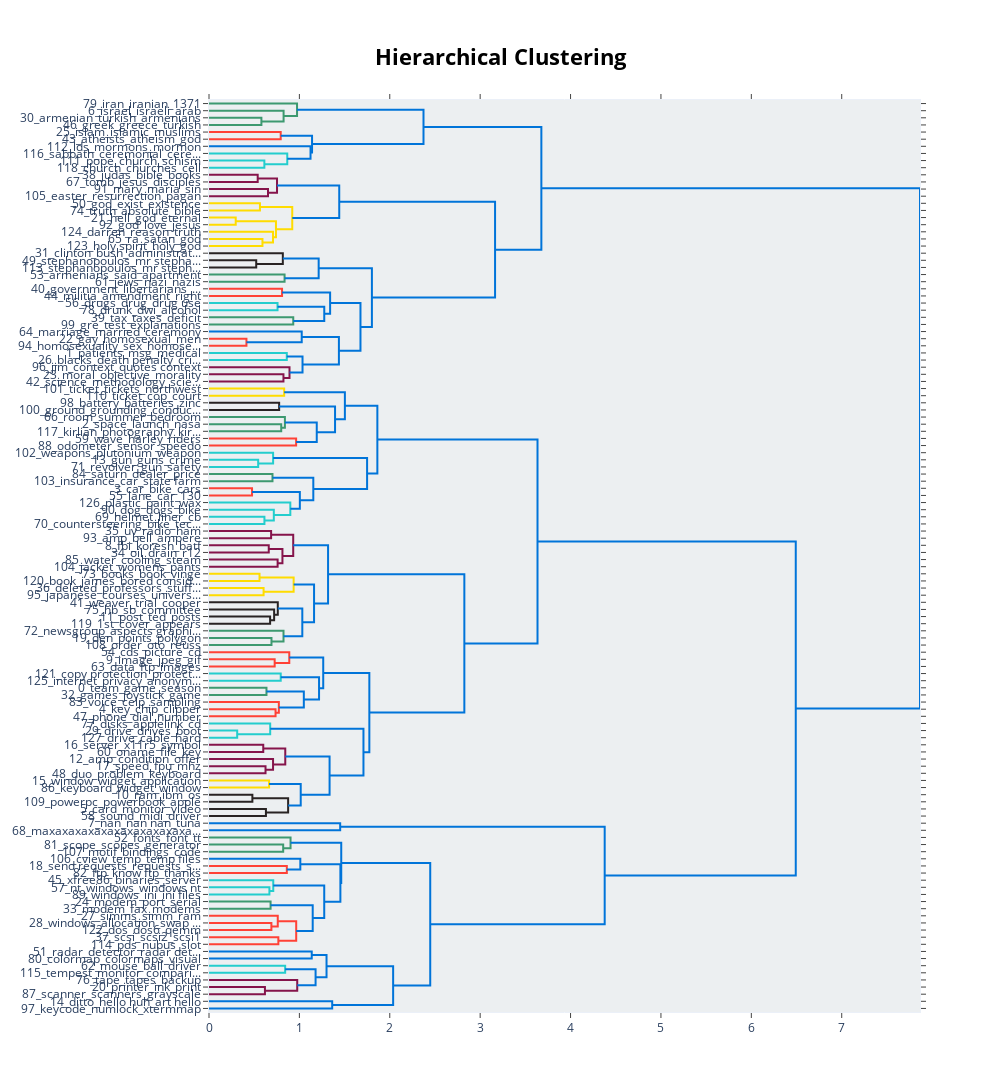

Notebook cell for this chart:
### Code cell
model.visualize_hierarchy()

### Figure 1 — Plotly figure (JSON) as saved in the notebook; plotly's stock layout.template omitted (floating-point values rounded to 4 significant figures)
{"data": [{"hoverinfo": "text", "marker": {"color": "rgb(61,153,112)"}, "mode": "lines", "type": "scatter", "x": [0, 0.5797, 0.5797, 0], "xaxis": "x", "y": [-25, -25, -35, -35], "yaxis": "y"}, {"hoverinfo": "text", "marker": {"color": "rgb(61,153,112)"}, "mode": "lines", "type": "scatter", "x": [0, 0.8252, 0.8252, 0.5797], "xaxis": "x", "y": [-15, -15, -30, -30], "yaxis": "y"}, {"hoverinfo": "text", "marker": {"color": "rgb(61,153,112)"}, "mode": "lines", "type": "scatter", "x": [0, 0.974, 0.974, 0.8252], "xaxis": "x", "y": [-5, -5, -22.5, -22.5], "yaxis": "y"}, {"hoverinfo": "text", "marker": {"color": "rgb(255,65,54)"}, "mode": "lines", "type": "scatter", "x": [0, 0.7933, 0.7933, 0], "xaxis": "x", "y": [-45, -45, -55, -55], "yaxis": "y"}, {"hoverinfo": "text", "marker": {"color": "rgb(35,205,205)"}, "mode": "lines", "type": "scatter", "x": [0, 0.6125, 0.6125, 0], "xaxis": "x", "y": [-85, -85, -95, -95], "yaxis": "y"}, {"hoverinfo": "text", "marker": {"color": "rgb(35,205,205)"}, "mode": "lines", "type": "scatter", "x": [0, 0.8658, 0.8658, 0.6125], "xaxis": "x", "y": [-75, -75, -90, -90], "yaxis": "y"}, {"hoverinfo": "text", "marker": {"color": "rgb(0,116,217)"}, "mode": "lines", "type": "scatter", "x": [0, 1.123, 1.123, 0.8658], "xaxis": "x", "y": [-65, -65, -82.5, -82.5], "yaxis": "y"}, {"hoverinfo": "text", "marker": {"color": "rgb(0,116,217)"}, "mode": "lines", "type": "scatter", "x": [0.7933, 1.14, 1.14, 1.123], "xaxis": "x", "y": [-50, -50, -73.75, -73.75], "yaxis": "y"}, {"hoverinfo": "text", "marker": {"color": "rgb(0,116,217)"}, "mode": "lines", "type": "scatter", "x": [0.974, 2.373, 2.373, 1.14], "xaxis": "x", "y": [-13.75, -13.75, -61.88, -61.88], "yaxis": "y"}, {"hoverinfo": "text", "marker": {"color": "rgb(133,20,75)"}, "mode": "lines", "type": "scatter", "x": [0, 0.5387, 0.5387, 0], "xaxis": "x", "y": [-105, -105, -115, -115], "yaxis": "y"}, {"hoverinfo": "text", "marker": {"color": "rgb(133,20,75)"}, "mode": "lines", "type": "scatter", "x": [0, 0.6527, 0.6527, 0], "xaxis": "x", "y": [-125, -125, -135, -135], "yaxis": "y"}, {"hoverinfo": "text", "marker": {"color": "rgb(133,20,75)"}, "mode": "lines", "type": "scatter", "x": [0.5387, 0.7525, 0.7525, 0.6527], "xaxis": "x", "y": [-110, -110, -130, -130], "yaxis": "y"}, {"hoverinfo": "text", "marker": {"color": "rgb(255,220,0)"}, "mode": "lines", "type": "scatter", "x": [0, 0.5637, 0.5637, 0], "xaxis": "x", "y": [-145, -145, -155, -155], "yaxis": "y"}, {"hoverinfo": "text", "marker": {"color": "rgb(255,220,0)"}, "mode": "lines", "type": "scatter", "x": [0, 0.2956, 0.2956, 0], "xaxis": "x", "y": [-165, -165, -175, -175], "yaxis": "y"}, {"hoverinfo": "text", "marker": {"color": "rgb(255,220,0)"}, "mode": "lines", "type": "scatter", "x": [0, 0.5914, 0.5914, 0], "xaxis": "x", "y": [-195, -195, -205, -205], "yaxis": "y"}, {"hoverinfo": "text", "marker": {"color": "rgb(255,220,0)"}, "mode": "lines", "type": "scatter", "x": [0, 0.708, 0.708, 0.5914], "xaxis": "x", "y": [-185, -185, -200, -200], "yaxis": "y"}, {"hoverinfo": "text", "marker": {"color": "rgb(255,220,0)"}, "mode": "lines", "type": "scatter", "x": [0.2956, 0.7408, 0.7408, 0.708], "xaxis": "x", "y": [-170, -170, -192.5, -192.5], "yaxis": "y"}, {"hoverinfo": "text", "marker": {"color": "rgb(255,220,0)"}, "mode": "lines", "type": "scatter", "x": [0.5637, 0.921, 0.921, 0.7408], "xaxis": "x", "y": [-150, -150, -181.2, -181.2], "yaxis": "y"}, {"hoverinfo": "text", "marker": {"color": "rgb(0,116,217)"}, "mode": "lines", "type": "scatter", "x": [0.7525, 1.441, 1.441, 0.921], "xaxis": "x", "y": [-120, -120, -165.6, -165.6], "yaxis": "y"}, {"hoverinfo": "text", "marker": {"color": "rgb(40,35,35)"}, "mode": "lines", "type": "scatter", "x": [0, 0.5224, 0.5224, 0], "xaxis": "x", "y": [-225, -225, -235, -235], "yaxis": "y"}, {"hoverinfo": "text", "marker": {"color": "rgb(40,35,35)"}, "mode": "lines", "type": "scatter", "x": [0, 0.8168, 0.8168, 0.5224], "xaxis": "x", "y": [-215, -215, -230, -230], "yaxis": "y"}, {"hoverinfo": "text", "marker": {"color": "rgb(61,153,112)"}, "mode": "lines", "type": "scatter", "x": [0, 0.836, 0.836, 0], "xaxis": "x", "y": [-245, -245, -255, -255], "yaxis": "y"}, {"hoverinfo": "text", "marker": {"color": "rgb(0,116,217)"}, "mode": "lines", "type": "scatter", "x": [0.8168, 1.213, 1.213, 0.836], "xaxis": "x", "y": [-222.5, -222.5, -250, -250], "yaxis": "y"}, {"hoverinfo": "text", "marker": {"color": "rgb(255,65,54)"}, "mode": "lines", "type": "scatter", "x": [0, 0.8082, 0.8082, 0], "xaxis": "x", "y": [-265, -265, -275, -275], "yaxis": "y"}, {"hoverinfo": "text", "marker": {"color": "rgb(35,205,205)"}, "mode": "lines", "type": "scatter", "x": [0, 0.7582, 0.7582, 0], "xaxis": "x", "y": [-285, -285, -295, -295], "yaxis": "y"}, {"hoverinfo": "text", "marker": {"color": "rgb(61,153,112)"}, "mode": "lines", "type": "scatter", "x": [0, 0.9321, 0.9321, 0], "xaxis": "x", "y": [-305, -305, -315, -315], "yaxis": "y"}, {"hoverinfo": "text", "marker": {"color": "rgb(0,116,217)"}, "mode": "lines", "type": "scatter", "x": [0.7582, 1.275, 1.275, 0.9321], "xaxis": "x", "y": [-290, -290, -310, -310], "yaxis": "y"}, {"hoverinfo": "text", "marker": {"color": "rgb(0,116,217)"}, "mode": "lines", "type": "scatter", "x": [0.8082, 1.34, 1.34, 1.275], "xaxis": "x", "y": [-270, -270, -300, -300], "yaxis": "y"}, {"hoverinfo": "text", "marker": {"color": "rgb(255,65,54)"}, "mode": "lines", "type": "scatter", "x": [0, 0.4142, 0.4142, 0], "xaxis": "x", "y": [-335, -335, -345, -345], "yaxis": "y"}, {"hoverinfo": "text", "marker": {"color": "rgb(0,116,217)"}, "mode": "lines", "type": "scatter", "x": [0, 1.026, 1.026, 0.4142], "xaxis": "x", "y": [-325, -325, -340, -340], "yaxis": "y"}, {"hoverinfo": "text", "marker": {"color": "rgb(35,205,205)"}, "mode": "lines", "type": "scatter", "x": [0, 0.8606, 0.8606, 0], "xaxis": "x", "y": [-355, -355, -365, -365], "yaxis": "y"}, {"hoverinfo": "text", "marker": {"color": "rgb(133,20,75)"}, "mode": "lines", "type": "scatter", "x": [0, 0.8237, 0.8237, 0], "xaxis": "x", "y": [-385, -385, -395, -395], "yaxis": "y"}, {"hoverinfo": "text", "marker": {"color": "rgb(133,20,75)"}, "mode": "lines", "type": "scatter", "x": [0, 0.8905, 0.8905, 0.8237], "xaxis": "x", "y": [-375, -375, -390, -390], "yaxis": "y"}, {"hoverinfo": "text", "marker": {"color": "rgb(0,116,217)"}, "mode": "lines", "type": "scatter", "x": [0.8606, 1.035, 1.035, 0.8905], "xaxis": "x", "y": [-360, -360, -382.5, -382.5], "yaxis": "y"}, {"hoverinfo": "text", "marker": {"color": "rgb(0,116,217)"}, "mode": "lines", "type": "scatter", "x": [1.026, 1.437, 1.437, 1.035], "xaxis": "x", "y": [-332.5, -332.5, -371.2, -371.2], "yaxis": "y"}, {"hoverinfo": "text", "marker": {"color": "rgb(0,116,217)"}, "mode": "lines", "type": "scatter", "x": [1.34, 1.676, 1.676, 1.437], "xaxis": "x", "y": [-285, -285, -351.9, -351.9], "yaxis": "y"}, {"hoverinfo": "text", "marker": {"color": "rgb(0,116,217)"}, "mode": "lines", "type": "scatter", "x": [1.213, 1.802, 1.802, 1.676], "xaxis": "x", "y": [-236.2, -236.2, -318.4, -318.4], "yaxis": "y"}, {"hoverinfo": "text", "marker": {"color": "rgb(0,116,217)"}, "mode": "lines", "type": "scatter", "x": [1.441, 3.165, 3.165, 1.802], "xaxis": "x", "y": [-142.8, -142.8, -277.3, -277.3], "yaxis": "y"}, {"hoverinfo": "text", "marker": {"color": "rgb(0,116,217)"}, "mode": "lines", "type": "scatter", "x": [2.373, 3.677, 3.677, 3.165], "xaxis": "x", "y": [-37.81, -37.81, -210.1, -210.1], "yaxis": "y"}, {"hoverinfo": "text", "marker": {"color": "rgb(255,220,0)"}, "mode": "lines", "type": "scatter", "x": [0, 0.8317, 0.8317, 0], "xaxis": "x", "y": [-405, -405, -415, -415], "yaxis": "y"}, {"hoverinfo": "text", "marker": {"color": "rgb(40,35,35)"}, "mode": "lines", "type": "scatter", "x": [0, 0.7761, 0.7761, 0], "xaxis": "x", "y": [-425, -425, -435, -435], "yaxis": "y"}, {"hoverinfo": "text", "marker": {"color": "rgb(61,153,112)"}, "mode": "lines", "type": "scatter", "x": [0, 0.7989, 0.7989, 0], "xaxis": "x", "y": [-455, -455, -465, -465], "yaxis": "y"}, {"hoverinfo": "text", "marker": {"color": "rgb(61,153,112)"}, "mode": "lines", "type": "scatter", "x": [0, 0.8396, 0.8396, 0.7989], "xaxis": "x", "y": [-445, -445, -460, -460], "yaxis": "y"}, {"hoverinfo": "text", "marker": {"color": "rgb(255,65,54)"}, "mode": "lines", "type": "scatter", "x": [0, 0.9638, 0.9638, 0], "xaxis": "x", "y": [-475, -475, -485, -485], "yaxis": "y"}, {"hoverinfo": "text", "marker": {"color": "rgb(0,116,217)"}, "mode": "lines", "type": "scatter", "x": [0.8396, 1.192, 1.192, 0.9638], "xaxis": "x", "y": [-452.5, -452.5, -480, -480], "yaxis": "y"}, {"hoverinfo": "text", "marker": {"color": "rgb(0,116,217)"}, "mode": "lines", "type": "scatter", "x": [0.7761, 1.394, 1.394, 1.192], "xaxis": "x", "y": [-430, -430, -466.2, -466.2], "yaxis": "y"}, {"hoverinfo": "text", "marker": {"color": "rgb(0,116,217)"}, "mode": "lines", "type": "scatter", "x": [0.8317, 1.503, 1.503, 1.394], "xaxis": "x", "y": [-410, -410, -448.1, -448.1], "yaxis": "y"}, {"hoverinfo": "text", "marker": {"color": "rgb(35,205,205)"}, "mode": "lines", "type": "scatter", "x": [0, 0.5439, 0.5439, 0], "xaxis": "x", "y": [-505, -505, -515, -515], "yaxis": "y"}, {"hoverinfo": "text", "marker": {"color": "rgb(35,205,205)"}, "mode": "lines", "type": "scatter", "x": [0, 0.7093, 0.7093, 0.5439], "xaxis": "x", "y": [-495, -495, -510, -510], "yaxis": "y"}, {"hoverinfo": "text", "marker": {"color": "rgb(61,153,112)"}, "mode": "lines", "type": "scatter", "x": [0, 0.7024, 0.7024, 0], "xaxis": "x", "y": [-525, -525, -535, -535], "yaxis": "y"}, {"hoverinfo": "text", "marker": {"color": "rgb(255,65,54)"}, "mode": "lines", "type": "scatter", "x": [0, 0.4762, 0.4762, 0], "xaxis": "x", "y": [-545, -545, -555, -555], "yaxis": "y"}, {"hoverinfo": "text", "marker": {"color": "rgb(35,205,205)"}, "mode": "lines", "type": "scatter", "x": [0, 0.6132, 0.6132, 0], "xaxis": "x", "y": [-585, -585, -595, -595], "yaxis": "y"}, {"hoverinfo": "text", "marker": {"color": "rgb(35,205,205)"}, "mode": "lines", "type": "scatter", "x": [0, 0.7171, 0.7171, 0.6132], "xaxis": "x", "y": [-575, -575, -590, -590], "yaxis": "y"}, {"hoverinfo": "text", "marker": {"color": "rgb(35,205,205)"}, "mode": "lines", "type": "scatter", "x": [0, 0.8996, 0.8996, 0.7171], "xaxis": "x", "y": [-565, -565, -582.5, -582.5], "yaxis": "y"}, {"hoverinfo": "text", "marker": {"color": "rgb(0,116,217)"}, "mode": "lines", "type": "scatter", "x": [0.4762, 1.005, 1.005, 0.8996], "xaxis": "x", "y": [-550, -550, -573.8, -573.8], "yaxis": "y"}, {"hoverinfo": "text", "marker": {"color": "rgb(0,116,217)"}, "mode": "lines", "type": "scatter", "x": [0.7024, 1.154, 1.154, 1.005], "xaxis": "x", "y": [-530, -530, -561.9, -561.9], "yaxis": "y"}, {"hoverinfo": "text", "marker": {"color": "rgb(0,116,217)"}, "mode": "lines", "type": "scatter", "x": [0.7093, 1.749, 1.749, 1.154], "xaxis": "x", "y": [-502.5, -502.5, -545.9, -545.9], "yaxis": "y"}, {"hoverinfo": "text", "marker": {"color": "rgb(0,116,217)"}, "mode": "lines", "type": "scatter", "x": [1.503, 1.863, 1.863, 1.749], "xaxis": "x", "y": [-429.1, -429.1, -524.2, -524.2], "yaxis": "y"}, {"hoverinfo": "text", "marker": {"color": "rgb(133,20,75)"}, "mode": "lines", "type": "scatter", "x": [0, 0.6871, 0.6871, 0], "xaxis": "x", "y": [-605, -605, -615, -615], "yaxis": "y"}, {"hoverinfo": "text", "marker": {"color": "rgb(133,20,75)"}, "mode": "lines", "type": "scatter", "x": [0, 0.6612, 0.6612, 0], "xaxis": "x", "y": [-625, -625, -635, -635], "yaxis": "y"}, {"hoverinfo": "text", "marker": {"color": "rgb(133,20,75)"}, "mode": "lines", "type": "scatter", "x": [0, 0.7591, 0.7591, 0], "xaxis": "x", "y": [-645, -645, -655, -655], "yaxis": "y"}, {"hoverinfo": "text", "marker": {"color": "rgb(133,20,75)"}, "mode": "lines", "type": "scatter", "x": [0.6612, 0.8125, 0.8125, 0.7591], "xaxis": "x", "y": [-630, -630, -650, -650], "yaxis": "y"}, {"hoverinfo": "text", "marker": {"color": "rgb(133,20,75)"}, "mode": "lines", "type": "scatter", "x": [0.6871, 0.9317, 0.9317, 0.8125], "xaxis": "x", "y": [-610, -610, -640, -640], "yaxis": "y"}, {"hoverinfo": "text", "marker": {"color": "rgb(255,220,0)"}, "mode": "lines", "type": "scatter", "x": [0, 0.5589, 0.5589, 0], "xaxis": "x", "y": [-665, -665, -675, -675], "yaxis": "y"}, {"hoverinfo": "text", "marker": {"color": "rgb(255,220,0)"}, "mode": "lines", "type": "scatter", "x": [0, 0.6038, 0.6038, 0], "xaxis": "x", "y": [-685, -685, -695, -695], "yaxis": "y"}, {"hoverinfo": "text", "marker": {"color": "rgb(255,220,0)"}, "mode": "lines", "type": "scatter", "x": [0.5589, 0.9364, 0.9364, 0.6038], "xaxis": "x", "y": [-670, -670, -690, -690], "yaxis": "y"}, {"hoverinfo": "text", "marker": {"color": "rgb(40,35,35)"}, "mode": "lines", "type": "scatter", "x": [0, 0.6761, 0.6761, 0], "xaxis": "x", "y": [-725, -725, -735, -735], "yaxis": "y"}, {"hoverinfo": "text", "marker": {"color": "rgb(40,35,35)"}, "mode": "lines", "type": "scatter", "x": [0, 0.7205, 0.7205, 0.6761], "xaxis": "x", "y": [-715, -715, -730, -730], "yaxis": "y"}, {"hoverinfo": "text", "marker": {"color": "rgb(40,35,35)"}, "mode": "lines", "type": "scatter", "x": [0, 0.761, 0.761, 0.7205], "xaxis": "x", "y": [-705, -705, -722.5, -722.5], "yaxis": "y"}, {"hoverinfo": "text", "marker": {"color": "rgb(61,153,112)"}, "mode": "lines", "type": "scatter", "x": [0, 0.6913, 0.6913, 0], "xaxis": "x", "y": [-755, -755, -765, -765], "yaxis": "y"}, {"hoverinfo": "text", "marker": {"color": "rgb(61,153,112)"}, "mode": "lines", "type": "scatter", "x": [0, 0.8243, 0.8243, 0.6913], "xaxis": "x", "y": [-745, -745, -760, -760], "yaxis": "y"}, {"hoverinfo": "text", "marker": {"color": "rgb(0,116,217)"}, "mode": "lines", "type": "scatter", "x": [0.761, 1.032, 1.032, 0.8243], "xaxis": "x", "y": [-713.8, -713.8, -752.5, -752.5], "yaxis": "y"}, {"hoverinfo": "text", "marker": {"color": "rgb(0,116,217)"}, "mode": "lines", "type": "scatter", "x": [0.9364, 1.162, 1.162, 1.032], "xaxis": "x", "y": [-680, -680, -733.1, -733.1], "yaxis": "y"}, {"hoverinfo": "text", "marker": {"color": "rgb(0,116,217)"}, "mode": "lines", "type": "scatter", "x": [0.9317, 1.317, 1.317, 1.162], "xaxis": "x", "y": [-625, -625, -706.6, -706.6], "yaxis": "y"}, {"hoverinfo": "text", "marker": {"color": "rgb(255,65,54)"}, "mode": "lines", "type": "scatter", "x": [0, 0.7266, 0.7266, 0], "xaxis": "x", "y": [-785, -785, -795, -795], "yaxis": "y"}, {"hoverinfo": "text", "marker": {"color": "rgb(255,65,54)"}, "mode": "lines", "type": "scatter", "x": [0, 0.8882, 0.8882, 0.7266], "xaxis": "x", "y": [-775, -775, -790, -790], "yaxis": "y"}, {"hoverinfo": "text", "marker": {"color": "rgb(35,205,205)"}, "mode": "lines", "type": "scatter", "x": [0, 0.7935, 0.7935, 0], "xaxis": "x", "y": [-805, -805, -815, -815], "yaxis": "y"}, {"hoverinfo": "text", "marker": {"color": "rgb(61,153,112)"}, "mode": "lines", "type": "scatter", "x": [0, 0.6358, 0.6358, 0], "xaxis": "x", "y": [-825, -825, -835, -835], "yaxis": "y"}, {"hoverinfo": "text", "marker": {"color": "rgb(255,65,54)"}, "mode": "lines", "type": "scatter", "x": [0, 0.7363, 0.7363, 0], "xaxis": "x", "y": [-855, -855, -865, -865], "yaxis": "y"}, {"hoverinfo": "text", "marker": {"color": "rgb(255,65,54)"}, "mode": "lines", "type": "scatter", "x": [0, 0.7727, 0.7727, 0.7363], "xaxis": "x", "y": [-845, -845, -860, -860], "yaxis": "y"}, {"hoverinfo": "text", "marker": {"color": "rgb(0,116,217)"}, "mode": "lines", "type": "scatter", "x": [0.6358, 1.049, 1.049, 0.7727], "xaxis": "x", "y": [-830, -830, -852.5, -852.5], "yaxis": "y"}, {"hoverinfo": "text", "marker": {"color": "rgb(0,116,217)"}, "mode": "lines", "type": "scatter", "x": [0.7935, 1.218, 1.218, 1.049], "xaxis": "x", "y": [-810, -810, -841.2, -841.2], "yaxis": "y"}, {"hoverinfo": "text", "marker": {"color": "rgb(0,116,217)"}, "mode": "lines", "type": "scatter", "x": [0.8882, 1.264, 1.264, 1.218], "xaxis": "x", "y": [-782.5, -782.5, -825.6, -825.6], "yaxis": "y"}, {"hoverinfo": "text", "marker": {"color": "rgb(35,205,205)"}, "mode": "lines", "type": "scatter", "x": [0, 0.3119, 0.3119, 0], "xaxis": "x", "y": [-885, -885, -895, -895], "yaxis": "y"}, {"hoverinfo": "text", "marker": {"color": "rgb(35,205,205)"}, "mode": "lines", "type": "scatter", "x": [0, 0.6769, 0.6769, 0.3119], "xaxis": "x", "y": [-875, -875, -890, -890], "yaxis": "y"}, {"hoverinfo": "text", "marker": {"color": "rgb(133,20,75)"}, "mode": "lines", "type": "scatter", "x": [0, 0.6003, 0.6003, 0], "xaxis": "x", "y": [-905, -905, -915, -915], "yaxis": "y"}, {"hoverinfo": "text", "marker": {"color": "rgb(133,20,75)"}, "mode": "lines", "type": "scatter", "x": [0, 0.6252, 0.6252, 0], "xaxis": "x", "y": [-935, -935, -945, -945], "yaxis": "y"}, {"hoverinfo": "text", "marker": {"color": "rgb(133,20,75)"}, "mode": "lines", "type": "scatter", "x": [0, 0.7085, 0.7085, 0.6252], "xaxis": "x", "y": [-925, -925, -940, -940], "yaxis": "y"}, {"hoverinfo": "text", "marker": {"color": "rgb(133,20,75)"}, "mode": "lines", "type": "scatter", "x": [0.6003, 0.8438, 0.8438, 0.7085], "xaxis": "x", "y": [-910, -910, -932.5, -932.5], "yaxis": "y"}, {"hoverinfo": "text", "marker": {"color": "rgb(255,220,0)"}, "mode": "lines", "type": "scatter", "x": [0, 0.6647, 0.6647, 0], "xaxis": "x", "y": [-955, -955, -965, -965], "yaxis": "y"}, {"hoverinfo": "text", "marker": {"color": "rgb(40,35,35)"}, "mode": "lines", "type": "scatter", "x": [0, 0.4799, 0.4799, 0], "xaxis": "x", "y": [-975, -975, -985, -985], "yaxis": "y"}, {"hoverinfo": "text", "marker": {"color": "rgb(40,35,35)"}, "mode": "lines", "type": "scatter", "x": [0, 0.6298, 0.6298, 0], "xaxis": "x", "y": [-995, -995, -1005, -1005], "yaxis": "y"}, {"hoverinfo": "text", "marker": {"color": "rgb(40,35,35)"}, "mode": "lines", "type": "scatter", "x": [0.4799, 0.8754, 0.8754, 0.6298], "xaxis": "x", "y": [-980, -980, -1000, -1000], "yaxis": "y"}, {"hoverinfo": "text", "marker": {"color": "rgb(0,116,217)"}, "mode": "lines", "type": "scatter", "x": [0.6647, 1.015, 1.015, 0.8754], "xaxis": "x", "y": [-960, -960, -990, -990], "yaxis": "y"}, {"hoverinfo": "text", "marker": {"color": "rgb(0,116,217)"}, "mode": "lines", "type": "scatter", "x": [0.8438, 1.334, 1.334, 1.015], "xaxis": "x", "y": [-921.2, -921.2, -975, -975], "yaxis": "y"}, {"hoverinfo": "text", "marker": {"color": "rgb(0,116,217)"}, "mode": "lines", "type": "scatter", "x": [0.6769, 1.709, 1.709, 1.334], "xaxis": "x", "y": [-882.5, -882.5, -948.1, -948.1], "yaxis": "y"}, {"hoverinfo": "text", "marker": {"color": "rgb(0,116,217)"}, "mode": "lines", "type": "scatter", "x": [1.264, 1.774, 1.774, 1.709], "xaxis": "x", "y": [-804.1, -804.1, -915.3, -915.3], "yaxis": "y"}, {"hoverinfo": "text", "marker": {"color": "rgb(0,116,217)"}, "mode": "lines", "type": "scatter", "x": [1.317, 2.825, 2.825, 1.774], "xaxis": "x", "y": [-665.8, -665.8, -859.7, -859.7], "yaxis": "y"}, {"hoverinfo": "text", "marker": {"color": "rgb(0,116,217)"}, "mode": "lines", "type": "scatter", "x": [1.863, 3.634, 3.634, 2.825], "xaxis": "x", "y": [-476.6, -476.6, -762.7, -762.7], "yaxis": "y"}, {"hoverinfo": "text", "marker": {"color": "rgb(0,116,217)"}, "mode": "lines", "type": "scatter", "x": [0, 1.451, 1.451, 0], "xaxis": "x", "y": [-1015, -1015, -1025, -1025], "yaxis": "y"}, {"hoverinfo": "text", "marker": {"color": "rgb(61,153,112)"}, "mode": "lines", "type": "scatter", "x": [0, 0.8208, 0.8208, 0], "xaxis": "x", "y": [-1045, -1045, -1055, -1055], "yaxis": "y"}, {"hoverinfo": "text", "marker": {"color": "rgb(61,153,112)"}, "mode": "lines", "type": "scatter", "x": [0, 0.9022, 0.9022, 0.8208], "xaxis": "x", "y": [-1035, -1035, -1050, -1050], "yaxis": "y"}, {"hoverinfo": "text", "marker": {"color": "rgb(255,65,54)"}, "mode": "lines", "type": "scatter", "x": [0, 0.8611, 0.8611, 0], "xaxis": "x", "y": [-1075, -1075, -1085, -1085], "yaxis": "y"}, {"hoverinfo": "text", "marker": {"color": "rgb(0,116,217)"}, "mode": "lines", "type": "scatter", "x": [0, 1.01, 1.01, 0.8611], "xaxis": "x", "y": [-1065, -1065, -1080, -1080], "yaxis": "y"}, {"hoverinfo": "text", "marker": {"color": "rgb(35,205,205)"}, "mode": "lines", "type": "scatter", "x": [0, 0.6683, 0.6683, 0], "xaxis": "x", "y": [-1105, -1105, -1115, -1115], "yaxis": "y"}, {"hoverinfo": "text", "marker": {"color": "rgb(35,205,205)"}, "mode": "lines", "type": "scatter", "x": [0, 0.7109, 0.7109, 0.6683], "xaxis": "x", "y": [-1095, -1095, -1110, -1110], "yaxis": "y"}, {"hoverinfo": "text", "marker": {"color": "rgb(61,153,112)"}, "mode": "lines", "type": "scatter", "x": [0, 0.6812, 0.6812, 0], "xaxis": "x", "y": [-1125, -1125, -1135, -1135], "yaxis": "y"}, {"hoverinfo": "text", "marker": {"color": "rgb(255,65,54)"}, "mode": "lines", "type": "scatter", "x": [0, 0.6902, 0.6902, 0], "xaxis": "x", "y": [-1155, -1155, -1165, -1165], "yaxis": "y"}, {"hoverinfo": "text", "marker": {"color": "rgb(255,65,54)"}, "mode": "lines", "type": "scatter", "x": [0, 0.7607, 0.7607, 0.6902], "xaxis": "x", "y": [-1145, -1145, -1160, -1160], "yaxis": "y"}, {"hoverinfo": "text", "marker": {"color": "rgb(255,65,54)"}, "mode": "lines", "type": "scatter", "x": [0, 0.7673, 0.7673, 0], "xaxis": "x", "y": [-1175, -1175, -1185, -1185], "yaxis": "y"}, {"hoverinfo": "text", "marker": {"color": "rgb(255,65,54)"}, "mode": "lines", "type": "scatter", "x": [0.7607, 0.9647, 0.9647, 0.7673], "xaxis": "x", "y": [-1152.0, -1152.0, -1180, -1180], "yaxis": "y"}, {"hoverinfo": "text", "marker": {"color": "rgb(0,116,217)"}, "mode": "lines", "type": "scatter", "x": [0.6812, 1.147, 1.147, 0.9647], "xaxis": "x", "y": [-1130, -1130, -1166.0, -1166.0], "yaxis": "y"}, {"hoverinfo": "text", "marker": {"color": "rgb(0,116,217)"}, "mode": "lines", "type": "scatter", "x": [0.7109, 1.275, 1.275, 1.147], "xaxis": "x", "y": [-1102.0, -1102.0, -1148.0, -1148.0], "yaxis": "y"}, {"hoverinfo": "text", "marker": {"color": "rgb(0,116,217)"}, "mode": "lines", "type": "scatter", "x": [1.01, 1.453, 1.453, 1.275], "xaxis": "x", "y": [-1072.0, -1072.0, -1125.0, -1125.0], "yaxis": "y"}, {"hoverinfo": "text", "marker": {"color": "rgb(0,116,217)"}, "mode": "lines", "type": "scatter", "x": [0.9022, 1.463, 1.463, 1.453], "xaxis": "x", "y": [-1042.0, -1042.0, -1099.0, -1099.0], "yaxis": "y"}, {"hoverinfo": "text", "marker": {"color": "rgb(0,116,217)"}, "mode": "lines", "type": "scatter", "x": [0, 1.137, 1.137, 0], "xaxis": "x", "y": [-1195, -1195, -1205, -1205], "yaxis": "y"}, {"hoverinfo": "text", "marker": {"color": "rgb(35,205,205)"}, "mode": "lines", "type": "scatter", "x": [0, 0.8425, 0.8425, 0], "xaxis": "x", "y": [-1215, -1215, -1225, -1225], "yaxis": "y"}, {"hoverinfo": "text", "marker": {"color": "rgb(133,20,75)"}, "mode": "lines", "type": "scatter", "x": [0, 0.6188, 0.6188, 0], "xaxis": "x", "y": [-1245, -1245, -1255, -1255], "yaxis": "y"}, {"hoverinfo": "text", "marker": {"color": "rgb(133,20,75)"}, "mode": "lines", "type": "scatter", "x": [0, 0.9761, 0.9761, 0.6188], "xaxis": "x", "y": [-1235, -1235, -1250, -1250], "yaxis": "y"}, {"hoverinfo": "text", "marker": {"color": "rgb(0,116,217)"}, "mode": "lines", "type": "scatter", "x": [0.8425, 1.179, 1.179, 0.9761], "xaxis": "x", "y": [-1220, -1220, -1242.0, -1242.0], "yaxis": "y"}, {"hoverinfo": "text", "marker": {"color": "rgb(0,116,217)"}, "mode": "lines", "type": "scatter", "x": [1.137, 1.3, 1.3, 1.179], "xaxis": "x", "y": [-1200, -1200, -1231.0, -1231.0], "yaxis": "y"}, {"hoverinfo": "text", "marker": {"color": "rgb(0,116,217)"}, "mode": "lines", "type": "scatter", "x": [0, 1.363, 1.363, 0], "xaxis": "x", "y": [-1265, -1265, -1275, -1275], "yaxis": "y"}, {"hoverinfo": "text", "marker": {"color": "rgb(0,116,217)"}, "mode": "lines", "type": "scatter", "x": [1.3, 2.037, 2.037, 1.363], "xaxis": "x", "y": [-1216.0, -1216.0, -1270, -1270], "yaxis": "y"}, {"hoverinfo": "text", "marker": {"color": "rgb(0,116,217)"}, "mode": "lines", "type": "scatter", "x": [1.463, 2.447, 2.447, 2.037], "xaxis": "x", "y": [-1071.0, -1071.0, -1243.0, -1243.0], "yaxis": "y"}, {"hoverinfo": "text", "marker": {"color": "rgb(0,116,217)"}, "mode": "lines", "type": "scatter", "x": [1.451, 4.378, 4.378, 2.447], "xaxis": "x", "y": [-1020, -1020, -1157.0, -1157.0], "yaxis": "y"}, {"hoverinfo": "text", "marker": {"color": "rgb(0,116,217)"}, "mode": "lines", "type": "scatter", "x": [3.634, 6.491, 6.491, 4.378], "xaxis": "x", "y": [-619.7, -619.7, -1088.0, -1088.0], "yaxis": "y"}, {"hoverinfo": "text", "marker": {"color": "rgb(0,116,217)"}, "mode": "lines", "type": "scatter", "x": [3.677, 7.866, 7.866, 6.491], "xaxis": "x", "y": [-123.9, -123.9, -854.0, -854.0], "yaxis": "y"}], "layout": {"autosize": false, "height": 2120, "hoverlabel": {"bgcolor": "white", "font": {"family": "Rockwell", "size": 16}}, "hovermode": "closest", "plot_bgcolor": "#ECEFF1", "showlegend": false, "title": {"font": {"color": "Black", "size": 22}, "text": "<b>Hierarchical Clustering", "x": 0.5, "xanchor": "center", "yanchor": "top"}, "width": 1000, "xaxis": {"mirror": "allticks", "rangemode": "tozero", "showgrid": false, "showline": true, "showticklabels": true, "ticks": "outside", "type": "linear", "zeroline": false}, "yaxis": {"mirror": "allticks", "range": [-1280, 0], "rangemode": "tozero", "showgrid": false, "showline": true, "showticklabels": true, "tickmode": "array", "ticks": "outside", "ticktext": ["79_iran_iranian_1371", "6_israel_israeli_arab", "30_armenian_turkish_armenians", "46_greek_greece_turkish", "25_islam_islamic_muslims", "43_atheists_atheism_god", "112_lds_mormons_mormon", "116_sabbath_ceremonial_cere...", "111_pope_church_schism", "118_church_churches_cell", "38_judas_bible_books", "67_tomb_jesus_disciples", "91_mary_maria_sin", "105_easter_resurrection_pagan", "50_god_exist_existence", "74_truth_absolute_bible", "21_hell_god_eternal", "92_god_love_jesus", "124_darren_reason_truth", "65_ra_satan_god", "123_holy spirit_holy_god", "31_clinton_bush_administrat...", "49_stephanopoulos_mr stepha...", "113_stephanopoulos_mr steph...", "53_armenians_said_apartment", "61_jews_nazi_nazis", "40_government_libertarians_...", "44_militia_amendment_right", "56_drugs_drug_drug use", "78_drunk_dwi_alcohol", "39_tax_taxes_deficit", "99_gre_test_explanations", "64_marriage_married_ceremony", "22_gay_homosexual_men", "94_homosexuality_sex_homose...", "1_patients_msg_medical", "26_blacks_death penalty_cri...", "96_jim_context_quotes context", "23_moral_objective_morality", "42_science_methodology_scie...", "101_ticket_tickets_northwest", "110_ticket_cop_court", "98_battery_batteries_zinc", "100_ground_grounding_conduc...", "66_room_summer_bedroom", "2_space_launch_nasa", "117_kirlian_photography_kir...", "59_wave_harley_riders", "88_odometer_sensor_speedo", "102_weapons_plutonium_weapon", "13_gun_guns_crime", "71_revolver_gun_safety", "84_saturn_dealer_price", "103_insurance_car_state farm", "3_car_bike_cars", "55_lane_car_130", "126_plastic_paint_wax", "90_dog_dogs_bike", "69_helmet_liner_cb", "70_countersteering_bike_tec...", "35_uv_radio_ham", "93_amp_bell_ampere", "8_fbi_koresh_batf", "34_oil_drain_r12", "85_water_cooling_steam", "104_jacket_womens_pants", "73_books_book_vinge", "120_book_james_bored consid...", "36_deleted_professors_stuff...", "95_japanese_courses_univers...", "41_weaver_trial_cooper", "75_hb_sb_committee", "11_post_ted_posts", "119_1st_cover_appears", "72_newsgroup_aspects graphi...", "19_den_points_polygon", "108_order_oto_reuss", "54_cds_picture_cd", "9_image_jpeg_gif", "63_data_ftp_images", "121_copy protection_protect...", "125_internet_privacy_anonym...", "0_team_game_season", "32_games_joystick_game", "83_voice_celp_sampling", "4_key_chip_clipper", "47_phone_dial_number", "77_disks_applelink_cd", "29_drive_drives_boot", "127_drive_cable_hard", "16_server_x11r5_symbol", "60_oname_file_key", "12_amp_condition_offer", "17_speed_fpu_mhz", "48_duo_problem_keyboard", "15_window_widget_application", "86_keyboard_widget_window", "10_ram_ibm_os", "109_powerpc_powerbook_apple", "5_card_monitor_video", "58_sound_midi_driver", "7_nan_nan nan_tuna", "68_maxaxaxaxaxaxaxaxaxaxaxa...", "52_fonts_font_tt", "81_scope_scopes_generator", "107_motif_bindings_code", "106_cview_temp_temp files", "18_send requests_requests_s...", "82_ftp_know ftp_thanks", "45_xfree86_binaries_server", "57_nt_windows_windows nt", "89_windows_ini_ini files", "24_modem_port_serial", "33_modem_fax_modems", "27_simms_simm_ram", "28_windows_allocation_swap ...", "122_dos_dos6_qemm", "37_scsi_scsi2_scsi1", "114_pds_nubus_slot", "51_radar_detector_radar det...", "80_colormap_colormaps_visual", "62_mouse_ball_driver", "115_tempest_monitor_compari...", "76_tape_tapes_backup", "20_printer_ink_print", "87_scanner_scanners_grayscale", "14_ditto_hello huh_art hello", "97_keycode_numlock_xtermmap"], "tickvals": [-5, -15, -25, -35, -45, -55, -65, -75, -85, -95, -105, -115, -125, -135, -145, -155, -165, -175, -185, -195, -205, -215, -225, -235, -245, -255, -265, -275, -285, -295, -305, -315, -325, -335, -345, -355, -365, -375, -385, -395, -405, -415, -425, -435, -445, -455, -465, -475, -485, -495, -505, -515, -525, -535, -545, -555, -565, -575, -585, -595, -605, -615, -625, -635, -645, -655, -665, -675, -685, -695, -705, -715, -725, -735, -745, -755, -765, -775, -785, -795, -805, -815, -825, -835, -845, -855, -865, -875, -885, -895, -905, -915, -925, -935, -945, -955, -965, -975, -985, -995, -1005, -1015, -1025, -1035, -1045, -1055, -1065, -1075, -1085, -1095, -1105, -1115, -1125, -1135, -1145, -1155, -1165, -1175, -1185, -1195, -1205, -1215, -1225, -1235, -1245, -1255, -1265, -1275], "type": "linear", "zeroline": false}}}
